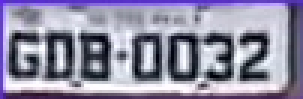
#> input picture ocr/placa12.jpg, 101 x 33 px (shown 3 times larger)
$ python ocr.py
#> lines starting #> are read from the running program, lines starting #| are printed output that depends on the picture; after the words box and inside, x2 and y2 are one past the last pixel; in counts of white or black regions, pixels touching at a corner belong together; long printed decimals are rounded
import cv2
import pytesseract
import numpy as np

pytesseract.pytesseract.tesseract_cmd = r'C:\Program Files\Tesseract-OCR\tesseract.exe'
def pre_processamento():
    img = cv2.imread("placa12.jpg")
#> img is the input picture: shape (33, 101, 3); mean B, G, R 164.2, 141, 144.2

    img_resize = cv2.resize(img, None, fx=4, fy=4, interpolation=cv2.INTER_CUBIC)
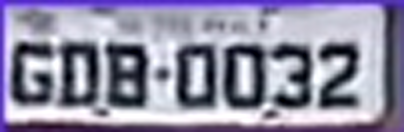
#> img_resize: shape (132, 404, 3); mean B, G, R 164.1, 141, 144.3

    img_cinza = cv2.cvtColor(img_resize, cv2.COLOR_BGR2GRAY)
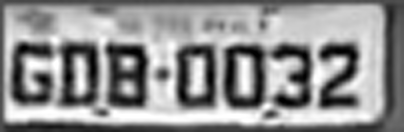
#> img_cinza: shape (132, 404); min 0, max 255, mean 144.6

    # Calcule a média da luminosidade em escala de cinza
    average_luminosity = np.mean(img_cinza)
#> average_luminosity = 144.6

    # Calcule o valor máximo da luminosidade em escala de cinza
    max_luminosity = np.max(img_cinza)
#> max_luminosity = 255

    print(f'Média da luminosidade: {average_luminosity}')
#| Média da luminosidade: 144.620
    print(f'Máxima luminosidade: {max_luminosity}')
#| Máxima luminosidade: 255

    if average_luminosity > 170:
        _, img_binary = cv2.threshold(img_cinza, average_luminosity-20, 255, cv2.THRESH_BINARY)

    if average_luminosity < 170:
        _, img_binary = cv2.threshold(img_cinza, average_luminosity-10, 255, cv2.THRESH_BINARY)
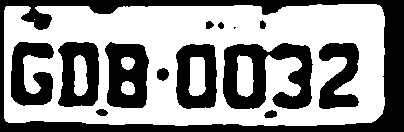
#> img_binary: shape (132, 404); 58.4% white; 14 black regions (1 under 20 px), largest, box (x1, y1, x2, y2) and area: (0, 0, 404, 132) 9063, (223, 43, 313, 109) 3508, (105, 42, 149, 108) 2153

    if average_luminosity < 130:
        _, img_binary = cv2.threshold(img_cinza, average_luminosity+32, 255, cv2.THRESH_BINARY)


    '''if 100<average_luminosity<110:
        _, img_binary = cv2.threshold(img_cinza, 150, 255, cv2.THRESH_BINARY)

    elif 110<=average_luminosity<120:
         _, img_binary = cv2.threshold(img_cinza, 150, 255, cv2.THRESH_BINARY)

    elif 120<=average_luminosity<130:
         _, img_binary = cv2.threshold(img_cinza, 150, 255, cv2.THRESH_BINARY)

    elif 130<=average_luminosity<140:
         _, img_binary = cv2.threshold(img_cinza, 150, 255, cv2.THRESH_BINARY)

    elif 140<=average_luminosity<150:
         _, img_binary = cv2.threshold(img_cinza, 150, 255, cv2.THRESH_BINARY)

    elif 150<=average_luminosity<160:
         _, img_binary = cv2.threshold(img_cinza, 150, 255, cv2.THRESH_BINARY)

    elif 160<average_luminosity<170:
         _, img_binary = cv2.threshold(img_cinza, 150, 255, cv2.THRESH_BINARY)

    elif 170<=average_luminosity<180:
         _, img_binary = cv2.threshold(img_cinza, 157, 255, cv2.THRESH_BINARY) ##

    elif 180<=average_luminosity<190:
         _, img_binary = cv2.threshold(img_cinza, 150, 255, cv2.THRESH_BINARY)

    elif 190<=average_luminosity<200:
         _, img_binary = cv2.threshold(img_cinza, 175, 255, cv2.THRESH_BINARY) ##

    elif 200<=average_luminosity<210:
         _, img_binary = cv2.threshold(img_cinza, 150, 255, cv2.THRESH_BINARY)

    elif 210<=average_luminosity<220:
         _, img_binary = cv2.threshold(img_cinza, 150, 255, cv2.THRESH_BINARY)

    elif 220<=average_luminosity<230:
         _, img_binary = cv2.threshold(img_cinza, 150, 255, cv2.THRESH_BINARY)

    elif 230<=average_luminosity<240:
         _, img_binary = cv2.threshold(img_cinza, 150, 255, cv2.THRESH_BINARY)

    elif 240<=average_luminosity<250:
         _, img_binary = cv2.threshold(img_cinza, 150, 255, cv2.THRESH_BINARY)

    elif average_luminosity>250:
         _, img_binary = cv2.threshold(img_cinza, 200, 255, cv2.THRESH_BINARY)'''

    cv2.imwrite("img_ocr.png", img_binary)


    cv2.imshow("", img_binary)
    cv2.waitKey(0)
    cv2.destroyAllWindows()

def ocr():

    img_roi = cv2.imread('img_ocr.png')

    config = r'-c tessedit_char_whitelist=ABCDEFGHIJKLMNOPQRSTUVWXYZ0123456789 --psm 6'

    saida = pytesseract.image_to_string(img_roi, config=config)

    print(saida)

pre_processamento()
ocr()
#> (the call stopped at in ocr, `saida = pytesseract.image_to_string(img_roi, config=config)`: pytesseract is not available in this run)

$ run again, with ocr/placa5.jpg copied over ocr/placa12.jpg
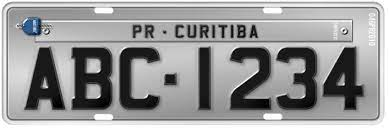
#> input picture ocr/placa5.jpg, 389 x 129 px
#> in pre_processamento, img is the input picture: shape (129, 389, 3); mean B, G, R 151.8, 151.5, 151.3
#> in pre_processamento, `img_resize = cv2.resize(img, None, fx=4, fy=4, interpolation=cv2.INTER..`:
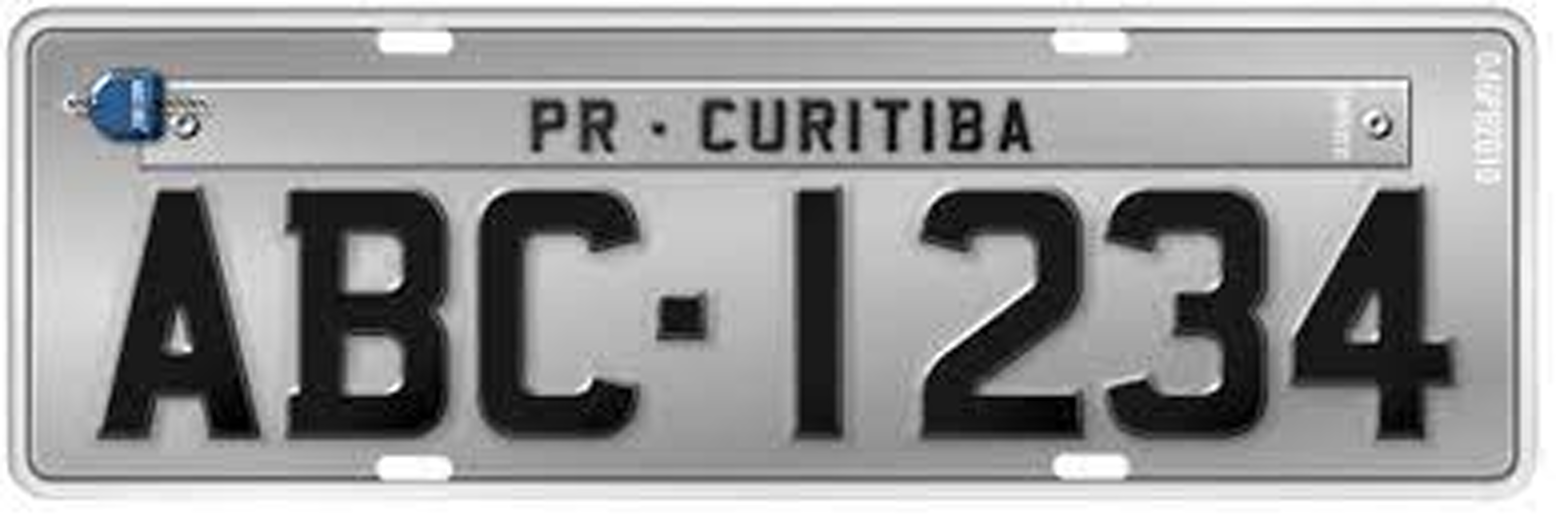
#> img_resize: shape (516, 1556, 3); mean B, G, R 151.7, 151.5, 151.3
#> average_luminosity = 151.5
#> max_luminosity = 255
#| Média da luminosidade: 151.481
#| Máxima luminosidade: 255
#> in pre_processamento, `_, img_binary = cv2.threshold(img_cinza, average_luminosity-10, 255, c..`:
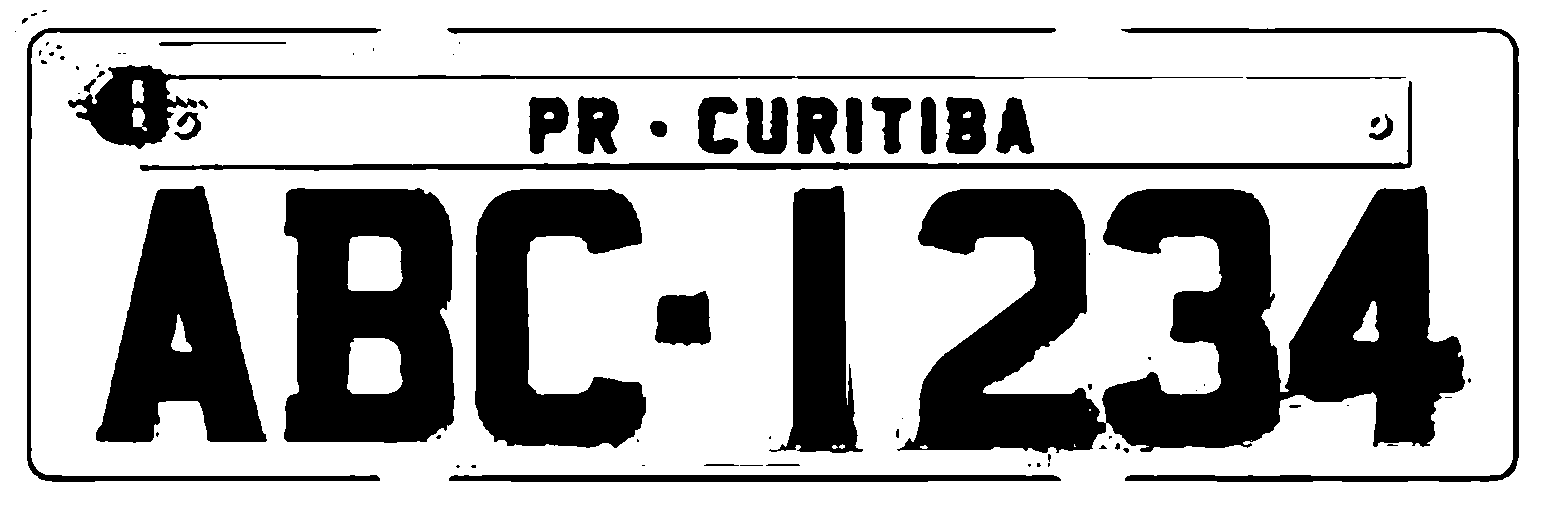
#> img_binary: shape (516, 1556); 70.6% white; 80 black regions (40 under 20 px), largest, box (x1, y1, x2, y2) and area: (897, 186, 1465, 453) 83421, (284, 188, 455, 443) 33901, (96, 186, 267, 443) 24882
